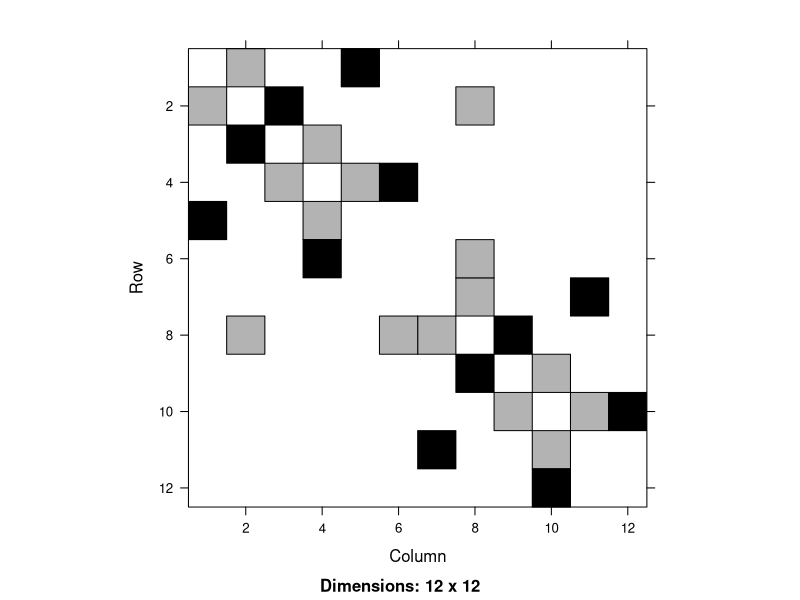
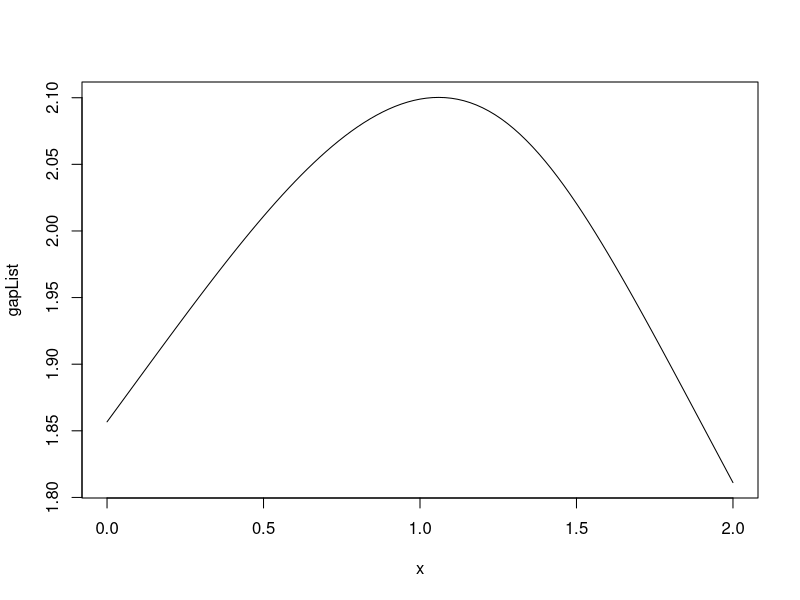
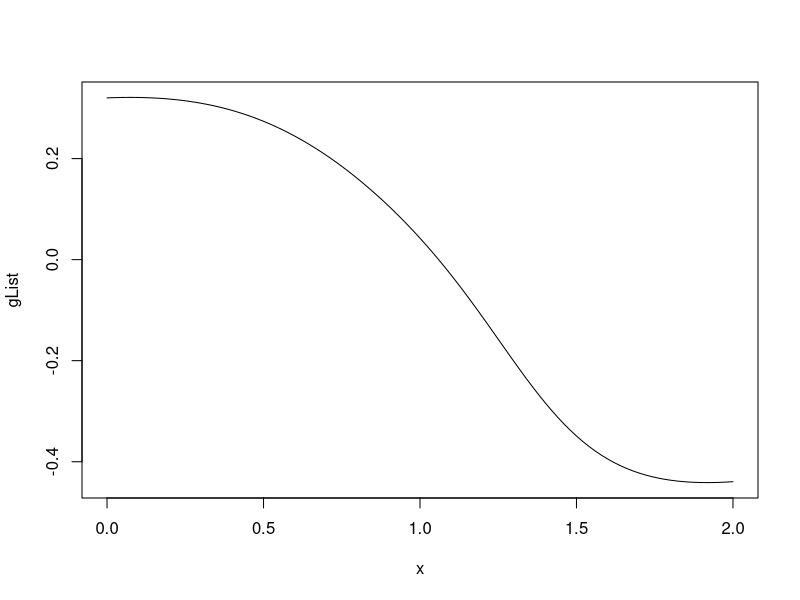
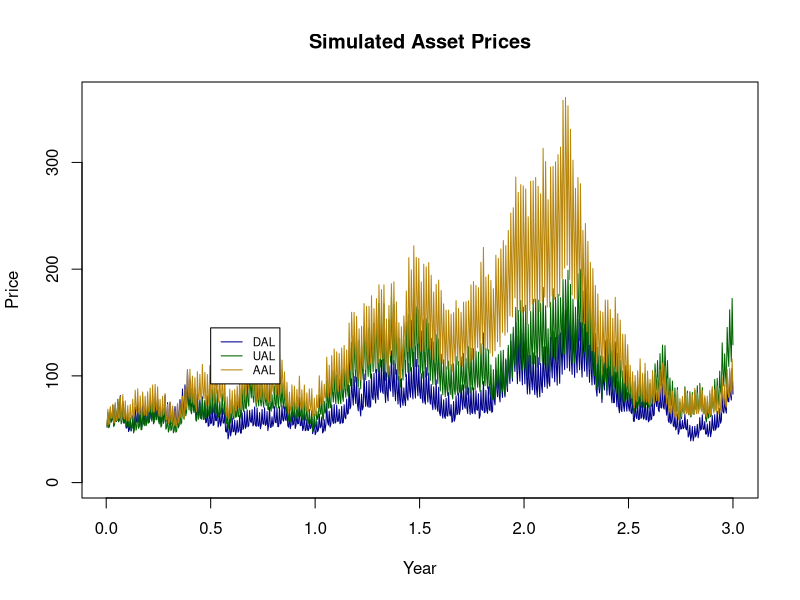

Write the R code that produced these figures, in order.
## ---- chunk 1
knitr::opts_chunk$set(options(digits=8))
## ---- chunk 2
require(Matrix)
## ---- chunk 3
# Your code here
# UNCOMMENT NEXT LINE ONCE YOU CALCULATE W
W <- spMatrix(nrow =12, ncol=12, 
              i=c(2:5,8:11,1:4,7:10,5,1,6,4,7,11,10,12),
              j=c(1:4,7:10,2:5,8:11,1,5,4,6,11,7,12,10),
              x=c(c(1,2,1,1),c(1,2,1,1),c(1,2,1,1),c(1,2,1,1),2,2,2,2,2,2,2,2))
a = 1
W[8,2] <- 2-a 
W[2,8] <- 2-a
W[8,6] <- a
W[6,8] <- a 

image(W)
## ---- chunk 4
# Your code here
D=diag(rowSums(W))
L = D-W
eigen(L)$values
## ---- chunk 5
# Your code here
sg = function(a) {
  W[8,2] = 2-a
  W[2,8] = 2-a
  W[8,6] = a
  W[6,8] = a
  eigenValue = eigen(W)$values

  negEigen=min(eigenValue) 
  posEigen=max(eigenValue)
  for (i in eigenValue) {
    if (i<0 & i>negEigen) {
      negEigen=i 
    }
    if (i>0 & i<posEigen) { 
      posEigen=i
    } 
  }
  return(posEigen-negEigen) 
}

sg(1)

# Your plot command here
gapList = function(rangeA) { 
  gapList=list()
  for (a in rangeA){
  gapList[length(gapList)+1]=sg(a) }
  return(gapList)
}

plot.function(gapList,0,2)
## ---- chunk 6
# Your code here
FDDeriv = function(f,delta=.000001) { 
  function(x){(f(x+delta) - f(x-delta))/(2*delta)}
}
g = FDDeriv(sg)

gList = function(rangeA) {
  gList=list()
  for (a in rangeA){
    gList[length(gList)+1]=g(a) 
  }
    return(gList) 
}
plot.function(gList,0,2)

secant = function(f, a, b, tol = 1e-05, maxiters = 12) { 
  history = rep(NA, maxiters)
  history[1] = a
  history[2] = b
  for (k in 3:maxiters) {
    x1 = history[k-2]
    x2 = history[k-1]
    newx = x2 - (f(x2)*(x2-x1))/(f(x2)-f(x1)) 
    history[k] = newx
    change = newx - history[k-1]
    if (abs(change) < tol * max(abs(history[k - 1]), tol)) 
      break 
    }
  return(list(root = newx, history = history[!is.na(history)])) 
}
root=secant(g,0,2)$root

# UNCOMMENT NEXT LINE ONCE YOU CALCULATE THE ROOT
paste("Root =",as.character(root)) 
## ---- chunk 7
GBM <- function(N, sigma, mu, S0, Wt = NULL) {
  # Creates a single asset path of daily prices using Geometric Brownian Motion. 
  # One year is 252 days since that is about how many trading days are in any
  # given year.
  #
  # Inputs:
  #   N: Number of days in the path.
  #   sigma: Standard deviation of daily continuously compounded 
  #          returns (known as volatility).
  #   mu: Average daily continuously compounded returns (known as drift). 
  #   S0: The initial price of the asset. 
  #   Wt: The cumulative Brownian motion of the model. This can be supplied or 
  #       left as NULL. In the case that it is NULL, a vector will be provided.
  #       If you include this argument, it must be a vector of length N of the 
  #       cumulative sum of a random variable to work properly. (Steps i.-iii. below    
  #       create this.) 
  #
  # Returns:
  #   A vector of length N containing the asset prices generated by the specified
  #   GBM. 
  if (is.null(Wt)) {
    Wt <- cumsum(rnorm(N, 0, 1))
  }
  t <- (1:N)/252
  p1 <- (mu - 0.5*(sigma*sigma)) * t
  p2 <- sigma * Wt
  St = S0 * exp(p1 + p2)
  return(St)
}
## ---- chunk 8
CorrelatedGBM <- function(N, S0, mu, sigma, cor.mat) {
  # Creates a matrix of correlated daily price paths using Geometric 
  # Brownian Motion. 
  #
  # Inputs: 
  #   N: Number of days in the path.
  #   mu: A vector of drift or average daily continuously compounded returns.  
  #   sigma: A vector of volatility or standard deviation of daily continuously compounded returns. 
  #   S0: A vector of initial prices of the assets. 
  #   cor.mat: The correlation matrix of the daily continuously compounded 
  #            returns. 
  #
  # Returns:
  #   A matrix of simulated daily price paths of length N having the same number
  #   of assets as in the mu and sigma vectors. Note that mu and sigma must have
  #   the same dimensions. 
  
  GBMs <- matrix(nrow = N, ncol = length(mu)) # Generate empty GBM vector for return
  
  # Fill in code below for Step i.
	R = chol(cor.mat)
  # Step ii. (done for you):
  X <- matrix(rnorm(N * length(mu), 0, 1), ncol = length(mu)) 
  X <- apply(X, 2, cumsum) 
  
  # Fill in code below for Step iii.
  Wt = X %*% R
  # Fill in code below for Step iv. and store it in GBMs:
  GBMs = GBM(N,sigma,mu, S0, Wt)
  return(GBMs)
}
## ---- chunk 9
# Your code here
library(readr)
AirlineStockPrices <- read_csv("AirlineStockPrices.csv", col_names = FALSE, skip = 1)

S <- as.matrix(AirlineStockPrices)
R = matrix(0,nrow = nrow(S)-1, ncol = ncol(S))
for (j in 1:ncol(S)){
for (i in 1:(nrow(S)-1)){
R[i,j]=log(S[i+1,j]/S[i,j]) }
}

cor.mat=cor(R)

mu=colMeans(R)

sigma =c(sd(R[,1]),sd(R[,2]),sd(R[,3]))

S0=c(S[nrow(S),])
## ---- chunk 10
N=252*3
##UNCOMMENT CODE BELOW ONCE ALL VARIABLES FROM PREVIOUS PROBLEM ARE DEFINED 

# make correlated asset paths
set.seed(123) # include this so everyone has the same random initialization
paths <- CorrelatedGBM(N, S0 , mu, sigma, cor.mat)
 
# make a basic r plot 
colors <- c('darkblue', 'darkgreen', 'darkgoldenrod')
t <- (1:N)/252
plot(t, paths[,1], type = 'l', ylim = c(0, max(paths)), xlab = "Year", 
    ylab = "Price", main = "Simulated Asset Prices", col = colors[1])
 
for (i in 2:ncol(paths)) {
 lines(t, paths[, i], col = colors[i])
}
legend(x = 0.5, y = 145,c('DAL','UAL','AAL'), lty = c(1,1,1), col = colors, cex = 0.7)
